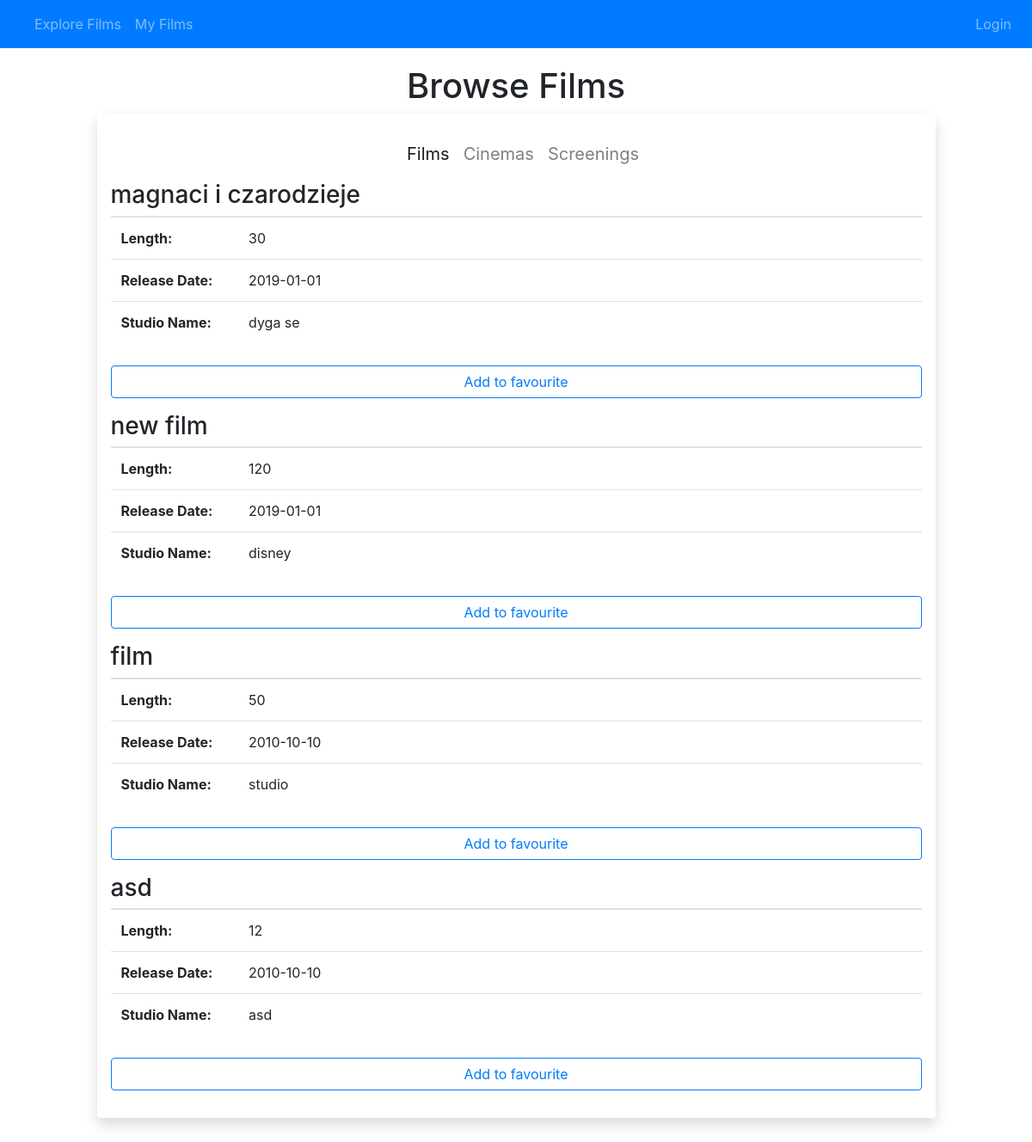
The page /home on the database its author committed.
### app/models.py (models this page shows)
class Film(db.Model):
    filmId = db.Column(db.Integer, primary_key=True)
    filmName = db.Column(db.String(128))
    length = db.Column(db.Integer)
    releaseDate = db.Column(db.Date)
    studioName = db.Column(db.String(128))

### app/views.py (the view)
@app.route('/home', methods=['GET', 'POST'])
def home():
	allFilms = models.Film.query.all()
	allCinemas = models.Cinema.query.all()
	return render_template('home.html', title='Home', films=allFilms, cinemas=allCinemas)

### app/templates/home.html (shortened to what this page needs)
{% extends "base.html" %}
{% block content %}
<center><h1>Browse Films</h1></center>
<div class="container-fluid col-10 shadow p-3 mb-5 bg-white rounded">
    <nav class="navbar navbar-expand-sm navbar-light bg-white" style="font-size: 20px">
        <div class="collapse navbar-collapse" id="navbarSupportedContent">
          <ul class="navbar-nav ml-auto mr-auto">
            <li class="nav-item"><a class="nav-link active" href="#" rel="a">Films</a></li>
            <li class="nav-item"><a class="nav-link" href="#" rel="b">Cinemas</a></li>
            <li class="nav-item"><a class="nav-link" href="#" rel="c">Screenings</a></li>
          </ul>
        </div>
      </nav>
      <div class = "panel active" id = "a">
          {% for film in films %}
          <div>
              <th scope="row"><h3>{{ film.filmName }}</h3></th>
              <table class="table">
                  <tbody>
                  <tr>
                    <th scope="row">Length:</th>
                    <td style="word-wrap: break-word; min-width: 700px; max-width: 700px;">{{ film.length }}</td>
                  </tr>
                  <tr>
                    <th scope="row">Release Date:</th>
                    <td style="word-wrap: break-word; min-width: 700px; max-width: 700px;">{{ film.releaseDate }}</td>
                  </tr>
                  <tr>
                    <th scope="row">Studio Name:</th>
                    <td style="word-wrap: break-word; min-width: 700px; max-width: 700px;">{{ film.studioName }}</td>
                  </tr>
                </tbody>
              </table>
              <p><a href="/markAsFavourite/{{ film.filmId }}"><input style="margin-top: 10px" class="btn btn-outline-primary col-12"  value="Add to favourite"></a></p>
          </div>
          {% endfor %}
      </div>
</div>
{% endblock %}

### app/templates/base.html (shortened to what this page needs)
<!DOCTYPE html>
<html>
  <head>
    <link rel="stylesheet" href="https://stackpath.bootstrapcdn.com/bootstrap/4.2.1/css/bootstrap.min.css">
  </head>
  <body>
  <nav class="navbar navbar-expand-sm navbar-dark bg-primary" style="margin-bottom: 20px">
      <div class="collapse navbar-collapse" id="navbarSupportedContent">
        <ul class="navbar-nav mr-auto">
          <li class="nav-item"><a class="nav-link" href="/home">Explore Films</a></li>
          <li class="nav-item"><a class="nav-link" href="/dashboard">My Films</a></li>
        </ul>
        <ul class="navbar-nav ml-auto">
          {% if current_user.is_authenticated %}
          <li class="nav-item"><a class="nav-link" href="/addFilm">Add Film</a></li>
          <li class="nav-item"><a class="nav-link" href="/addCinema">Add Cinema</a></li>
          <li class="nav-item"><a class="nav-link" href="/addScreening">Add Screening</a></li>
          <li class="nav-item"><a class="nav-link" href="/logout">Logout</a></li>
          {% else %}
          <li class="nav-item"><a class="nav-link" href="/login">Login</a></li>
          {% endif %}
        </ul>
      </div>
    </nav>
    <div class="container-fluid">
        <div class="row">
            <div class="col-12">
              {% block content %}{% endblock %}
            </div>
          </div>
        </div>
  </body>
</html>

### rows shown on the page
Film: filmName "magnaci i czarodzieje", length "30", releaseDate "2019-01-01", studioName "dyga se"
Film: filmName "new film", length "120", releaseDate "2019-01-01", studioName "disney"
Film: filmName "film", length "50", releaseDate "2010-10-10", studioName "studio"
Film: filmName "asd", length "12", releaseDate "2010-10-10", studioName "asd"
